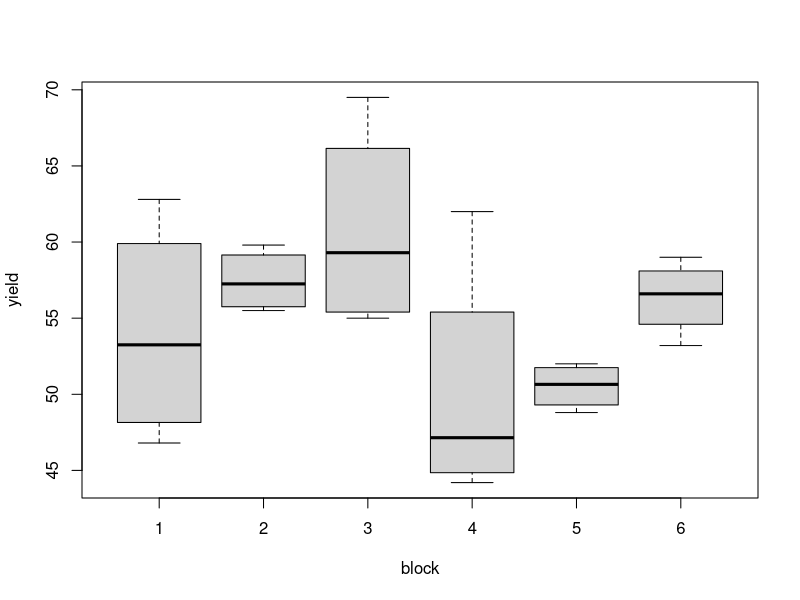
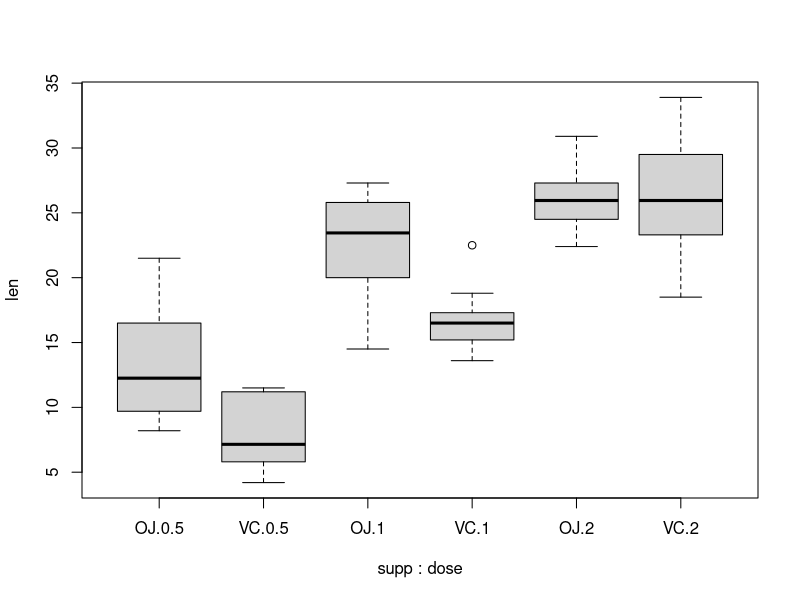

The R script that drew these images, in order:
## ---- chunk 1
knitr::opts_chunk$set(echo = TRUE)
## ---- chunk 2
boxplot(yield ~ block, data=npk)

# There is definitely different range of yield based on which block you are collecting measurements.
## ---- chunk 3
summary(lm(yield ~ block+ P+ N+ K, data=npk))
# Nitrogen gave the most yield
## ---- chunk 4
boxplot(len ~ supp * dose, data=ToothGrowth)
## ---- chunk 5

summary(lm(len ~ supp * dose, data=ToothGrowth))

# The interaction is significant. We can see that the difference in the effect of the treatment is different based on dose. At low dose OJ is better but at high dose both are about the same.
## ---- chunk 6
tooth_noint = lm(len ~ supp + dose, data=ToothGrowth)
tooth_interact = lm(len ~ supp * dose, data=ToothGrowth)
anova(tooth_interact, tooth_noint)

# There is significant difference between the models, which means taking the more complex solution is justified. If it was not significant, we would pick the simpler model, in this case it would be the one withouth the interaction.
